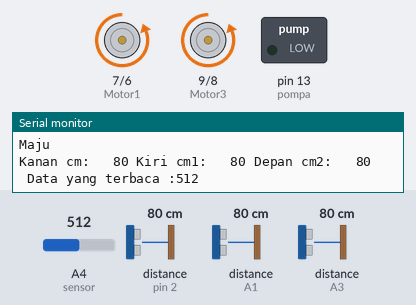
Recording of a sketch running on a simulated Arduino Uno, built with avr-gcc and run on an emulated ATmega328P. On the bench: motor-driver pin pairs drawn as motors (green arrow = first pin HIGH = forward, orange = second pin HIGH = backward, longer = more drive, scaled by the enable pin), switched loads named in the sketch (green lamp = pin HIGH), the last lines printed to the serial monitor. Wiring (inferred from the names in the program): 3 × ultrasonic range finder: trigger pin 3, echo pin 2 / trigger A0, echo A1 / trigger A2, echo A3. The test bench sets the inputs (shaded band); at power-on: distance to the obstacle (sensors on pin 2, A1, A3) 80 cm, A4 (sensor) = 512. The echo pulse lasts 58.3 µs per cm; pins used as bus, display or sensor lines are not drawn.

Above: at 1.2 s.
1.3 s: distance to the obstacle (sensor on pin 2) set to 7 cm
4.3 s: distance to the obstacle (sensor on pin 2) set to 4 cm
At 4.57 s:
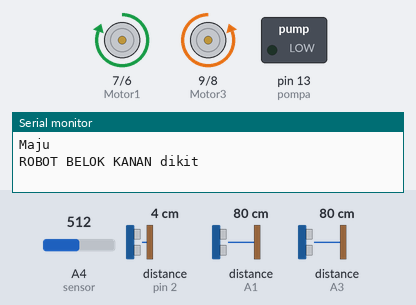
7.3 s: A4 (sensor) set to 316
10.3 s: A4 (sensor) set to 282
At 12.3 s:
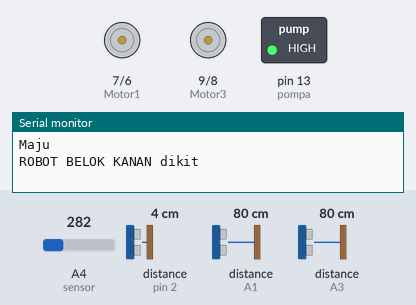
13.3 s: distance to the obstacle (sensor on A1) set to 12 cm
16.3 s: distance to the obstacle (sensor on A1) set to 9 cm
At 18.18 s:
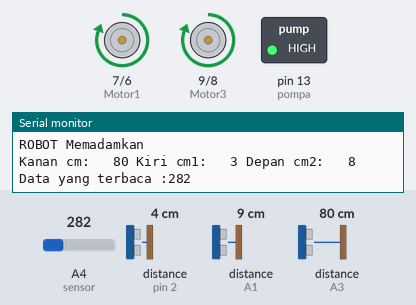
Timing chart, 0 to 20.3 s (numbered marks = the images above; inputs shaded):
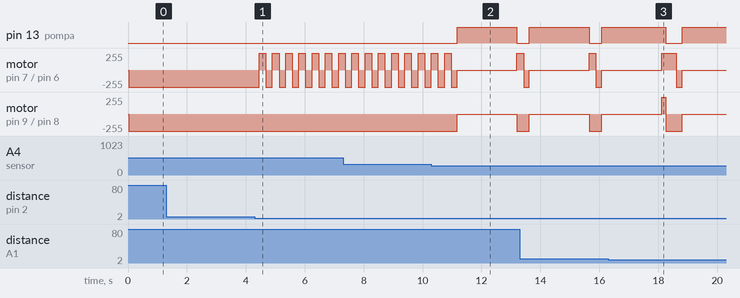

Measured:
- the behaviour switches between 6 and 5 cm on distance to the obstacle (sensor on pin 2) (found by bisection; images 0 and 1)
- the behaviour switches between 300 and 299 on A4 (sensor) (found by bisection; images 1 and 2)
- the behaviour switches between 11 and 10 cm on distance to the obstacle (sensor on A1) (found by bisection; images 2 and 3)
- after the input at 4.3 s, motor on pin 7 (Motor1) / pin 6 (Motor2): alternates forward 255/255 for 0.23 s and backward 255/255 for 0.22 s, starting after 0.15 s
- after the input at 10.3 s, pin 13 (pompa): LOW → HIGH after 0.87 s, → LOW 2.0 s later; motor on pin 9 (Motor3) / pin 8 (Motor4): backward 255/255 → stopped after 0.87 s, → backward 255/255 2.0 s later

The sketch:

robot_pemadam.ino
```cpp
//setting pin sensor jarak
const int trigPin = A2; // kanan
const int echoPin = A3; // kanan
const int trigPin1 = 3; //kiri
const int echoPin1 = 2; //kiri
const int trigPin2 = A0; //depan
const int echoPin2 = A1; //depan
int sensor = A4;
int pompa = 13;
int nilaisensor;
int en1 = 11;
int en2 = 10;
int Motor1 = 7;//ka1
int Motor2 = 6;//ka2
int Motor3 = 9;//ka1
int Motor4 = 8;//ka2
void setup() {
  Serial.begin(9600);
  pinMode(pompa, OUTPUT);
  pinMode(sensor, INPUT);
  pinMode(trigPin, OUTPUT);
  pinMode(trigPin1, OUTPUT);
  pinMode(trigPin2, OUTPUT);
  pinMode(echoPin, INPUT);
  pinMode(echoPin1, INPUT);
  pinMode(echoPin2, INPUT);
  pinMode(Motor1,OUTPUT);
  pinMode(Motor2,OUTPUT);
  pinMode(Motor3,OUTPUT);
  pinMode(Motor4,OUTPUT);
  pinMode(en1,OUTPUT);
  pinMode(en2,OUTPUT);
}

 void loop(){
  long duration, cm;
  long duration1, cm1;
  long duration2, cm2;
  pinMode(trigPin, OUTPUT);
  digitalWrite(trigPin, LOW);
  delayMicroseconds(2);
  digitalWrite(trigPin, HIGH);
  delayMicroseconds(5);
  digitalWrite(trigPin, LOW);
  pinMode(echoPin, INPUT);
  duration = pulseIn(echoPin, HIGH);
  pinMode(trigPin1, OUTPUT);
  digitalWrite(trigPin1, LOW);
  delayMicroseconds(2);
  digitalWrite(trigPin1, HIGH);
  delayMicroseconds(5);
  digitalWrite(trigPin1, LOW);
  pinMode(echoPin1, INPUT);
  duration1 = pulseIn(echoPin1, HIGH);
  pinMode(trigPin2, OUTPUT);
  digitalWrite(trigPin2, LOW);
  delayMicroseconds(2);
  digitalWrite(trigPin2, HIGH);
  delayMicroseconds(5);
  digitalWrite(trigPin2, LOW);
  pinMode(echoPin2, INPUT);
  duration2 = pulseIn(echoPin2, HIGH);

  cm = microsecondsToCentimeters(duration); //kanan
  cm1  = microsecondsToCentimeters(duration1); //kiri
  cm2 = microsecondsToCentimeters(duration2); //depan

  Serial.print("Kanan cm:   ");
  Serial.print(cm);
  Serial.print(" Kiri cm1:   ");
  Serial.print(cm1);
  Serial.print(" Depan cm2:   ");
  Serial.print(cm2);
  Serial.print("   ");

  nilaisensor = analogRead(sensor);
  Serial.print("Data yang terbaca :");
  Serial.println(nilaisensor);
    if (cm2>10)
    {
    digitalWrite(pompa, LOW);
    digitalWrite(Motor1, LOW);
      digitalWrite(Motor2, HIGH);
      digitalWrite(Motor3, LOW);
      digitalWrite(Motor4, HIGH);
      digitalWrite(en1, 255);
      digitalWrite(en2, 255);
     Serial.println("Maju");
     }
    if (cm2<10 && cm1 < cm)
    {
      digitalWrite(Motor1, HIGH);
      digitalWrite(Motor2, LOW);
      digitalWrite(Motor3, HIGH);
      digitalWrite(Motor4, LOW);
      digitalWrite(en1, 255);
      digitalWrite(en2, 255);
      delay (150);
      digitalWrite(pompa, LOW);
      digitalWrite(Motor1, HIGH);
      digitalWrite(Motor2, LOW);
      digitalWrite(Motor3, LOW);
      digitalWrite(Motor4, HIGH);
       digitalWrite(en1, 255);
      digitalWrite(en2, 255);
      Serial.println("ROBOT BELOK KANAN");
      delay(150);
      }
if (cm1<5) /////////////////////////////////////////////
    {
      digitalWrite(pompa, LOW);
      digitalWrite(Motor1, HIGH);
      digitalWrite(Motor2, LOW);
      digitalWrite(Motor3, LOW);
      digitalWrite(Motor4, HIGH);
       digitalWrite(en1, 255);
      digitalWrite(en2, 255);
      Serial.println("ROBOT BELOK KANAN dikit");
      delay(200);
      digitalWrite(Motor1, LOW);
      digitalWrite(Motor2, HIGH);
      digitalWrite(Motor3, LOW);
      digitalWrite(Motor4, HIGH);
      digitalWrite(en1, 255);
      digitalWrite(en2, 255);
      delay(200);
    }
      if (cm2<10 && cm1 > cm)
    {
    //kiri
      digitalWrite(Motor1, HIGH);
      digitalWrite(Motor2, LOW);
      digitalWrite(Motor3, HIGH);
      digitalWrite(Motor4, LOW);
      digitalWrite(en1, 255);
      digitalWrite(en2, 255);
      delay (150);
      digitalWrite(pompa, LOW);
      digitalWrite(Motor1, LOW);
      digitalWrite(Motor2, HIGH);
      digitalWrite(Motor3, HIGH);
      digitalWrite(Motor4, LOW);
      digitalWrite(en1, 255);
      digitalWrite(en2, 255);
      Serial.println("ROBOT BELOK KIRI");
      delay (150);
     }
     if (cm<5) //////////////////////
    {
    //kiri
      digitalWrite(pompa, LOW);
      digitalWrite(Motor1, LOW);
      digitalWrite(Motor2, HIGH);
      digitalWrite(Motor3, HIGH);
      digitalWrite(Motor4, LOW);
      digitalWrite(en1, 255);
      digitalWrite(en2, 255);
      Serial.println("ROBOT BELOK KIRI dikit");
      delay(200);
      digitalWrite(pompa, LOW);
      digitalWrite(Motor1, LOW);
      digitalWrite(Motor2, HIGH);
      digitalWrite(Motor3, LOW);
      digitalWrite(Motor4, HIGH);
      digitalWrite(en1, 255);
      digitalWrite(en2, 255);
      delay(200);
      }
     if (cm2<10 && cm1==cm)
    {
      digitalWrite(pompa, LOW);
      digitalWrite(Motor1, LOW);
      digitalWrite(Motor2, LOW);
      digitalWrite(Motor3, LOW);
      digitalWrite(Motor4, LOW);
      digitalWrite(en1, 255);
      digitalWrite(en2, 255);
      Serial.println("ROBOT STOP");
      delay(1000);
      }
    if (nilaisensor<300)
    {
      digitalWrite(pompa, LOW);
    digitalWrite(Motor1, LOW);
      digitalWrite(Motor2, HIGH);
      digitalWrite(Motor3, LOW);
      digitalWrite(Motor4, HIGH);
      digitalWrite(en1, 255);
      digitalWrite(en2, 255);
//      delay(300);
      digitalWrite(pompa, LOW);
      digitalWrite(Motor1, LOW);
      digitalWrite(Motor2, HIGH);
      digitalWrite(Motor3, LOW);
      digitalWrite(Motor4, HIGH);
      digitalWrite(en1, 255);
      digitalWrite(en2, 255);
       digitalWrite(pompa, LOW);
    digitalWrite(Motor1, LOW);
      digitalWrite(Motor2, HIGH);
      digitalWrite(Motor3, LOW);
      digitalWrite(Motor4, HIGH);
      digitalWrite(en1, 255);
      digitalWrite(en2, 255);
      digitalWrite(pompa, HIGH);
      digitalWrite(Motor1, LOW);
      digitalWrite(Motor2, LOW);
      digitalWrite(Motor3, LOW);
      digitalWrite(Motor4, LOW);
//      digitalWrite(en1, 255);
//      digitalWrite(en2, 255);
      delay(2000);
      Serial.println("ROBOT Memadamkan");
    }
  }
long microsecondsToCentimeters(long microseconds){
  return microseconds/29/2;
}
```
